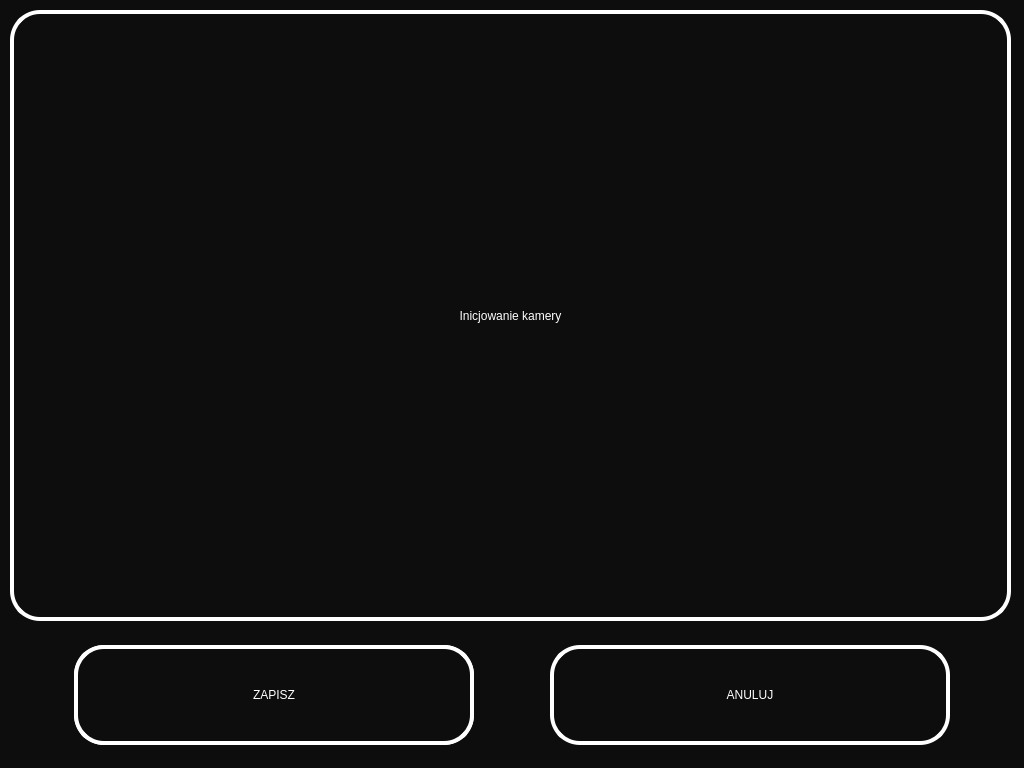
<?xml version="1.0" encoding="UTF-8"?>
<ui version="4.0">
 <class>TakePictureScreen</class>
 <widget class="QWidget" name="TakePictureScreen">
  <property name="geometry">
   <rect>
    <x>0</x>
    <y>0</y>
    <width>1024</width>
    <height>768</height>
   </rect>
  </property>
  <property name="windowTitle">
   <string>Form</string>
  </property>
  <property name="styleSheet">
   <string notr="true">background-color: rgb(13, 13, 13);</string>
  </property>
  <widget class="QLabel" name="imgLabel">
   <property name="geometry">
    <rect>
     <x>10</x>
     <y>10</y>
     <width>1001</width>
     <height>611</height>
    </rect>
   </property>
   <property name="styleSheet">
    <string notr="true">background-color: rgb(13, 13, 13);
border-style: solid;
border-width:4px;
border-radius:30px;
border-color: white;

font: 75 30pt &quot;Tahoma&quot;;
color: rgb(255, 255, 255);</string>
   </property>
   <property name="text">
    <string>Inicjowanie kamery</string>
   </property>
   <property name="alignment">
    <set>Qt::AlignCenter</set>
   </property>
  </widget>
  <widget class="QPushButton" name="OK">
   <property name="geometry">
    <rect>
     <x>74</x>
     <y>645</y>
     <width>400</width>
     <height>100</height>
    </rect>
   </property>
   <property name="styleSheet">
    <string notr="true">background-color: rgb(13, 13, 13);
border-style: solid;
border-width:4px;
border-radius:30px;
border-color: white;

font: 75 30pt &quot;Tahoma&quot;;
color: rgb(255, 255, 255);</string>
   </property>
   <property name="text">
    <string>ZRÓB ZDJĘCIE</string>
   </property>
  </widget>
  <widget class="QPushButton" name="OK_2">
   <property name="geometry">
    <rect>
     <x>550</x>
     <y>645</y>
     <width>400</width>
     <height>100</height>
    </rect>
   </property>
   <property name="styleSheet">
    <string notr="true">background-color: rgb(13, 13, 13);
border-style: solid;
border-width:4px;
border-radius:30px;
border-color: white;

font: 75 30pt &quot;Tahoma&quot;;
color: rgb(255, 255, 255);</string>
   </property>
   <property name="text">
    <string>ANULUJ</string>
   </property>
  </widget>
  <widget class="QPushButton" name="zapisz">
   <property name="geometry">
    <rect>
     <x>74</x>
     <y>645</y>
     <width>400</width>
     <height>100</height>
    </rect>
   </property>
   <property name="styleSheet">
    <string notr="true">background-color: rgb(13, 13, 13);
border-style: solid;
border-width:4px;
border-radius:30px;
border-color: white;

font: 75 30pt &quot;Tahoma&quot;;
color: rgb(255, 255, 255);</string>
   </property>
   <property name="text">
    <string>ZAPISZ</string>
   </property>
  </widget>
 </widget>
 <resources/>
 <connections/>
</ui>
